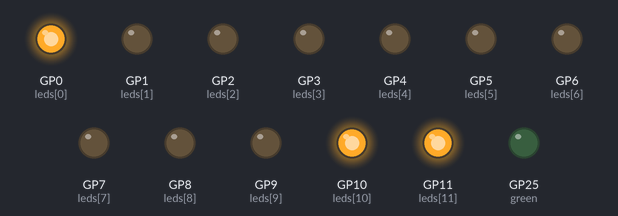
Recording of a program running on a simulated Raspberry Pi Pico running MicroPython. Shown: output pins drawn as LEDs (lit = HIGH).

Above: at 0.5 s.
At 1.5 s:
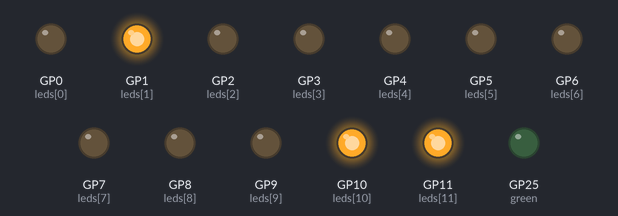
At 3.6 s:
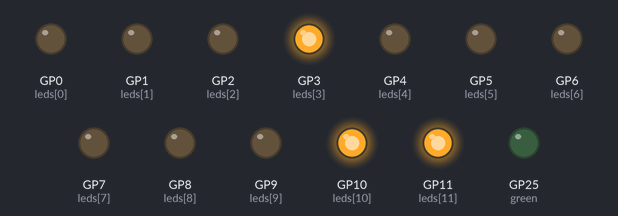
At 4.7 s:
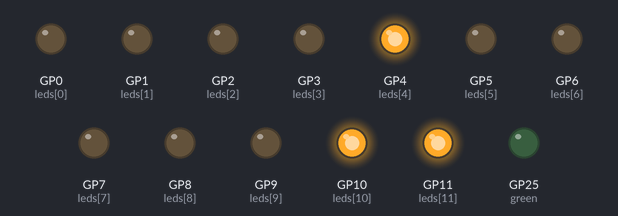
At 11.6 s:
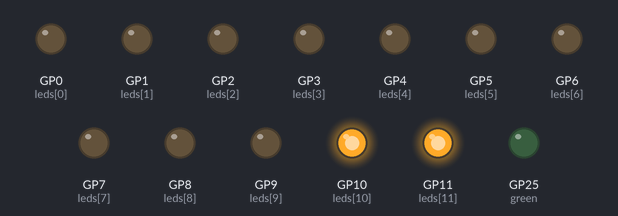
At 15.8 s:
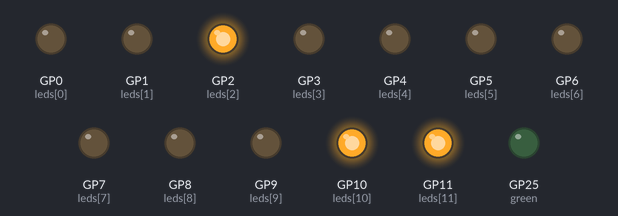
Timing chart, 0 to 17.2 s (numbered marks = the images above):
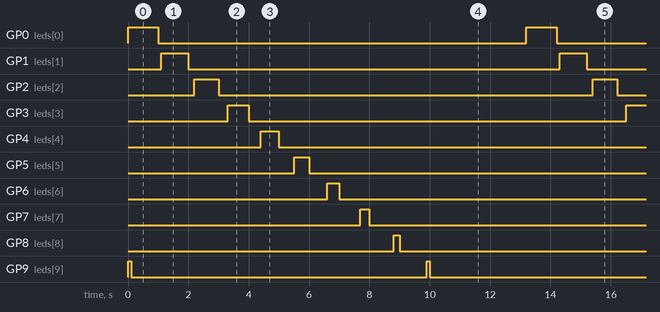

Measured:
- by itself, GP0 (leds[0]): alternates HIGH for 1.0 s and LOW for 12.2 s
- by itself, GP1 (leds[1]): alternates HIGH for 0.90 s and LOW for 12.3 s
- by itself, GP2 (leds[2]): alternates HIGH for 0.80 s and LOW for 12.4 s
- by itself, GP3 (leds[3]): alternates HIGH for 0.70 s and LOW for 12.5 s
- by itself, GP4 (leds[4]): alternates HIGH for 0.60 s and LOW for 12.6 s
- by itself, GP5 (leds[5]): alternates HIGH for 0.50 s and LOW for 12.7 s
- by itself, GP6 (leds[6]): alternates HIGH for 0.40 s and LOW for 12.8 s
- by itself, GP7 (leds[7]): alternates HIGH for 0.30 s and LOW for 12.9 s

The program:

led_cube.py
```python
from machine import Pin, PWM, ADC
import time

leds = [Pin(i, Pin.OUT) for i in range(12)]
green = Pin(25, Pin.OUT)

leds[9].value(1)
leds[10].value(1)
leds[11].value(1)

while True:
    # leds[0].value(1)
    # green.value(1)
    # time.sleep(0.1)
    # leds[0].value(0)
    # green.value(0)
    # time.sleep(0.1)

    for i in range(12):
        leds[i].value(1)
        time.sleep(0.1)
        for j in range(9,-1,-1):
            leds[j].value(0)
            time.sleep(0.1)
```
